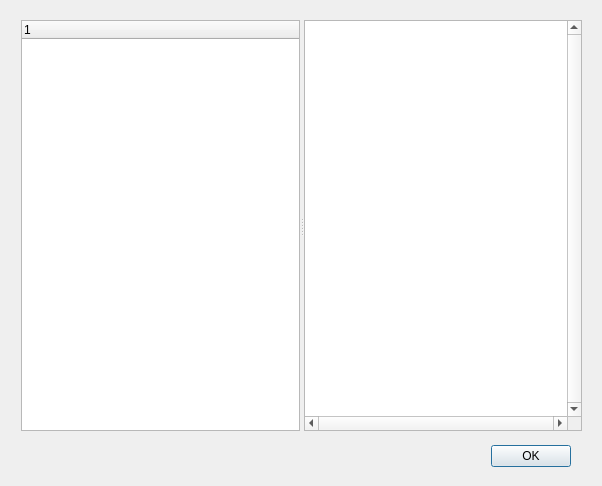
<?xml version="1.0" encoding="UTF-8"?>
<ui version="4.0">
 <class>Dialog</class>
 <widget class="QDialog" name="Dialog">
  <property name="geometry">
   <rect>
    <x>0</x>
    <y>0</y>
    <width>602</width>
    <height>486</height>
   </rect>
  </property>
  <property name="windowTitle">
   <string>Task message outputs</string>
  </property>
  <widget class="QDialogButtonBox" name="buttonBox">
   <property name="geometry">
    <rect>
     <x>230</x>
     <y>440</y>
     <width>341</width>
     <height>32</height>
    </rect>
   </property>
   <property name="orientation">
    <enum>Qt::Horizontal</enum>
   </property>
   <property name="standardButtons">
    <set>QDialogButtonBox::Ok</set>
   </property>
  </widget>
  <widget class="QSplitter" name="splitter">
   <property name="geometry">
    <rect>
     <x>21</x>
     <y>20</y>
     <width>561</width>
     <height>411</height>
    </rect>
   </property>
   <property name="orientation">
    <enum>Qt::Horizontal</enum>
   </property>
   <widget class="QTreeWidget" name="treeTasks">
    <property name="minimumSize">
     <size>
      <width>0</width>
      <height>0</height>
     </size>
    </property>
    <property name="editTriggers">
     <set>QAbstractItemView::NoEditTriggers</set>
    </property>
    <attribute name="headerVisible">
     <bool>true</bool>
    </attribute>
    <attribute name="headerVisible">
     <bool>true</bool>
    </attribute>
    <column>
     <property name="text">
      <string notr="true">1</string>
     </property>
    </column>
   </widget>
   <widget class="QTextEdit" name="textEditOutput">
    <property name="minimumSize">
     <size>
      <width>0</width>
      <height>0</height>
     </size>
    </property>
    <property name="verticalScrollBarPolicy">
     <enum>Qt::ScrollBarAlwaysOn</enum>
    </property>
    <property name="horizontalScrollBarPolicy">
     <enum>Qt::ScrollBarAlwaysOn</enum>
    </property>
    <property name="lineWrapMode">
     <enum>QTextEdit::WidgetWidth</enum>
    </property>
    <property name="readOnly">
     <bool>true</bool>
    </property>
   </widget>
  </widget>
 </widget>
 <resources/>
 <connections>
  <connection>
   <sender>buttonBox</sender>
   <signal>accepted()</signal>
   <receiver>Dialog</receiver>
   <slot>accept()</slot>
   <hints>
    <hint type="sourcelabel">
     <x>248</x>
     <y>254</y>
    </hint>
    <hint type="destinationlabel">
     <x>157</x>
     <y>274</y>
    </hint>
   </hints>
  </connection>
  <connection>
   <sender>buttonBox</sender>
   <signal>rejected()</signal>
   <receiver>Dialog</receiver>
   <slot>reject()</slot>
   <hints>
    <hint type="sourcelabel">
     <x>316</x>
     <y>260</y>
    </hint>
    <hint type="destinationlabel">
     <x>286</x>
     <y>274</y>
    </hint>
   </hints>
  </connection>
 </connections>
</ui>
